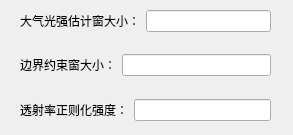
<?xml version="1.0" encoding="UTF-8"?>
<ui version="4.0">
 <class>BCCRDialog</class>
 <widget class="QDialog" name="BCCRDialog">
  <property name="geometry">
   <rect>
    <x>0</x>
    <y>0</y>
    <width>293</width>
    <height>135</height>
   </rect>
  </property>
  <property name="windowTitle">
   <string>Dialog</string>
  </property>
  <widget class="QWidget" name="">
   <property name="geometry">
    <rect>
     <x>20</x>
     <y>10</y>
     <width>251</width>
     <height>111</height>
    </rect>
   </property>
   <layout class="QVBoxLayout" name="verticalLayout">
    <item>
     <layout class="QHBoxLayout" name="horizontalLayout">
      <item>
       <widget class="QLabel" name="label">
        <property name="text">
         <string>大气光强估计窗大小：</string>
        </property>
       </widget>
      </item>
      <item>
       <widget class="QLineEdit" name="lineEdit"/>
      </item>
     </layout>
    </item>
    <item>
     <spacer name="verticalSpacer">
      <property name="orientation">
       <enum>Qt::Vertical</enum>
      </property>
      <property name="sizeHint" stdset="0">
       <size>
        <width>10</width>
        <height>20</height>
       </size>
      </property>
     </spacer>
    </item>
    <item>
     <layout class="QHBoxLayout" name="horizontalLayout_2">
      <item>
       <widget class="QLabel" name="label_2">
        <property name="text">
         <string>边界约束窗大小：</string>
        </property>
       </widget>
      </item>
      <item>
       <widget class="QLineEdit" name="lineEdit_2"/>
      </item>
     </layout>
    </item>
    <item>
     <spacer name="verticalSpacer_2">
      <property name="orientation">
       <enum>Qt::Vertical</enum>
      </property>
      <property name="sizeHint" stdset="0">
       <size>
        <width>10</width>
        <height>20</height>
       </size>
      </property>
     </spacer>
    </item>
    <item>
     <layout class="QHBoxLayout" name="horizontalLayout_3">
      <item>
       <widget class="QLabel" name="label_3">
        <property name="text">
         <string>透射率正则化强度：</string>
        </property>
       </widget>
      </item>
      <item>
       <widget class="QLineEdit" name="lineEdit_3"/>
      </item>
     </layout>
    </item>
   </layout>
  </widget>
 </widget>
 <resources/>
 <connections/>
</ui>
